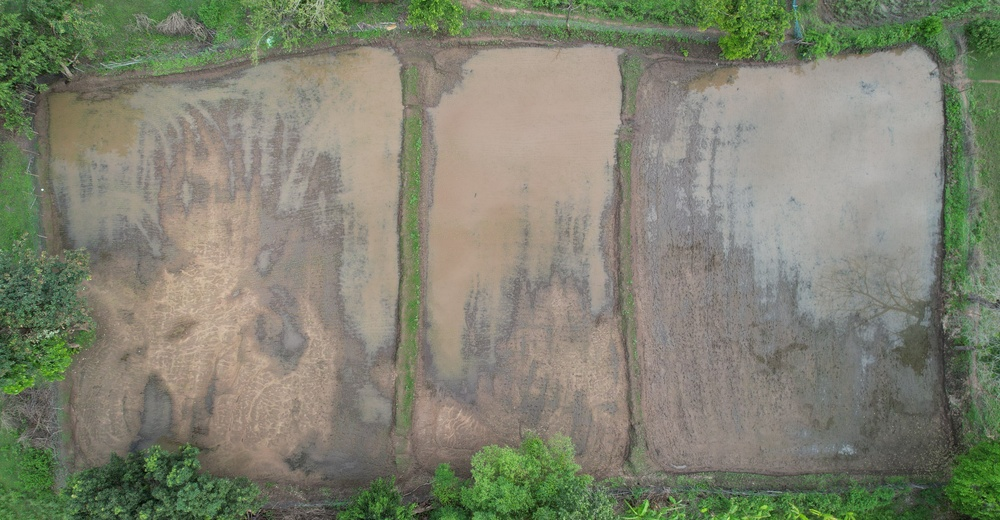
#> input picture Model/ED_Model_02/02_02.JPG, 1000 x 520 px, shrunk from 5472 x 2847 before the run
$ jupyter execute ED_03.ipynb   (older library calls are emulated)
#> lines starting #> are read from the running program, lines starting #| are printed output that depends on the picture; after the words box and inside, x2 and y2 are one past the last pixel; in counts of white or black regions, pixels touching at a corner belong together
#> further down, frame is the input picture: shape (520, 1000, 3); mean B, G, R 112.6, 130.5, 127.9
[cell 1]
import numpy as np
import os
import cv2
import matplotlib.pyplot as plt

[cell 2]
def Canny_detector(img, weak_th=None, strong_th=None):
    """
    Applies Canny edge detection to the input image.

    Args:
    - img: Input image.
    - weak_th: Weak threshold for double thresholding step.
    - strong_th: Strong threshold for double thresholding step.

    Returns:
    - mag: Magnitude of gradients of edges.
    """
    # Conversion of image to grayscale
    if len(img.shape) == 3:  # Ensure input image is grayscale
        img = cv2.cvtColor(img, cv2.COLOR_BGR2GRAY)
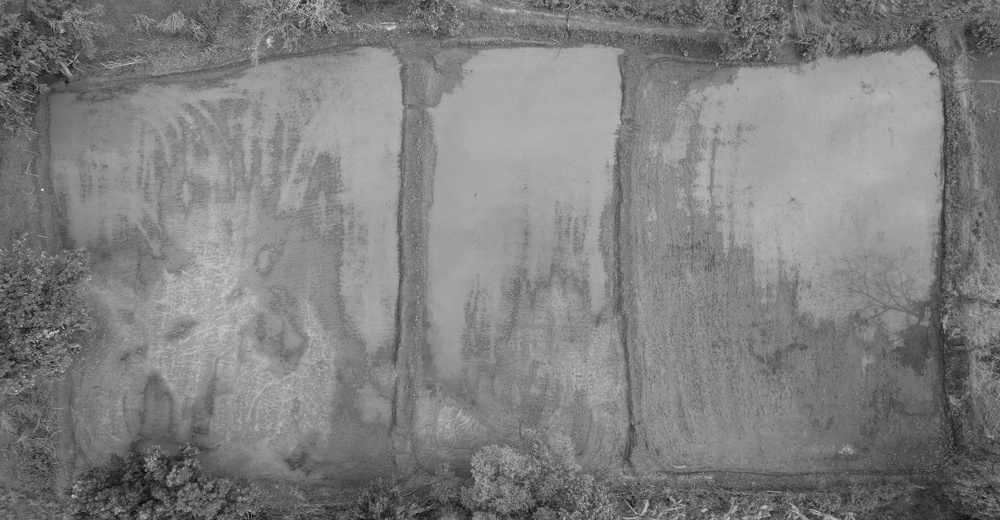
#> img: shape (520, 1000); min 5, max 252, mean 127.7

    # Noise reduction step
    img = cv2.GaussianBlur(img, (5, 5), 1.4)

    # Calculating the gradients
    gx = cv2.Sobel(np.float32(img), cv2.CV_64F, 1, 0, 3)
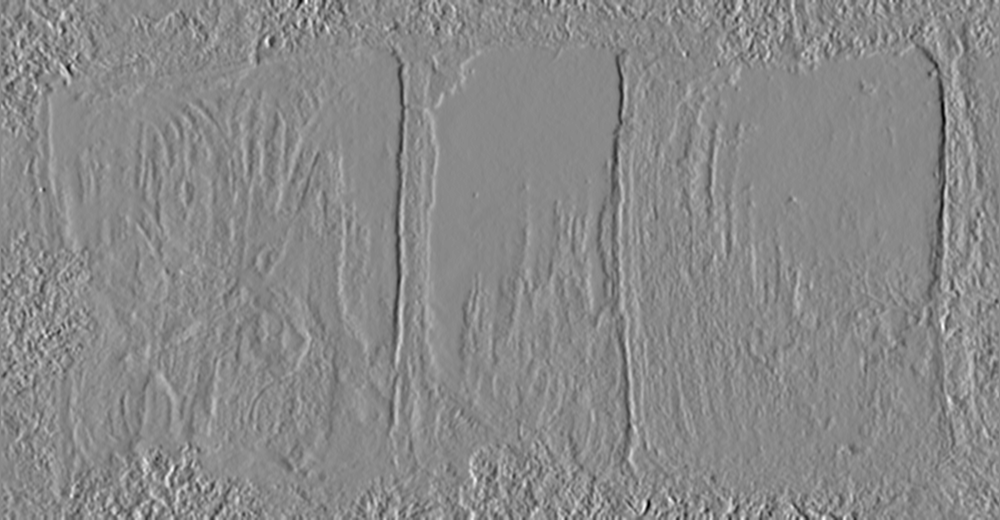
#> gx: shape (520, 1000) float64; min -212, max 182, mean 0.1; drawn with min black and max white
    gy = cv2.Sobel(np.float32(img), cv2.CV_64F, 0, 1, 3)
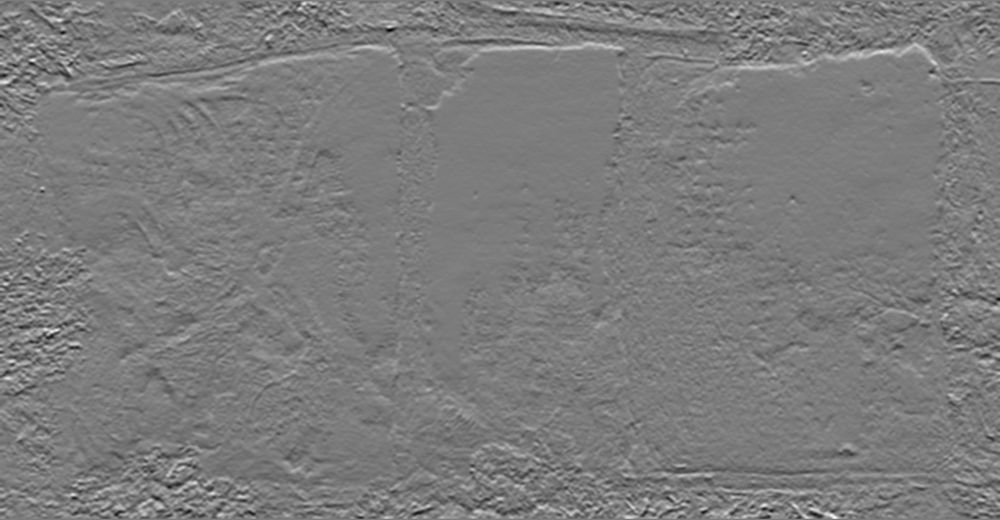
#> gy: shape (520, 1000) float64; min -193, max 202, mean -0.3; drawn with min black and max white

    # Conversion of Cartesian coordinates to polar
    mag, ang = cv2.cartToPolar(gx, gy, angleInDegrees=True)
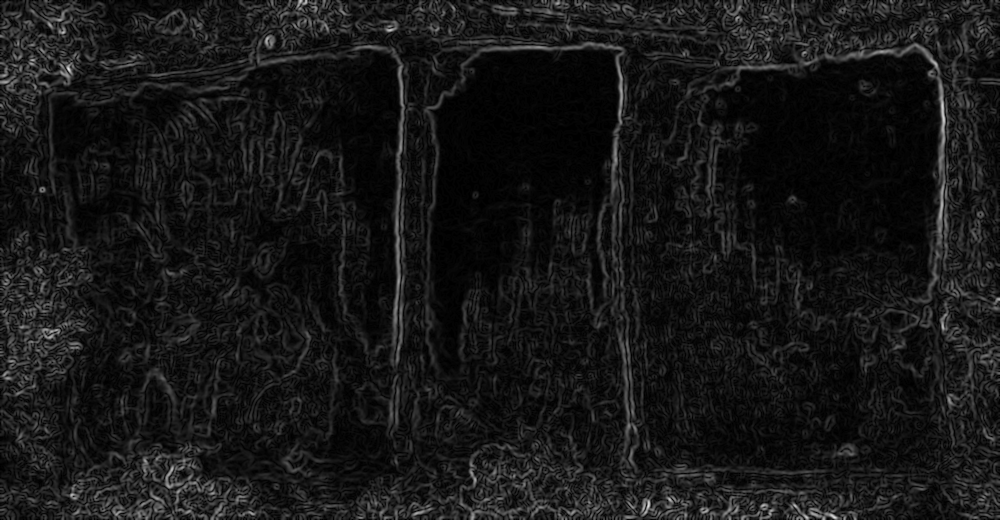
#> mag: shape (520, 1000) float64; min 0, max 224.5, mean 22.9
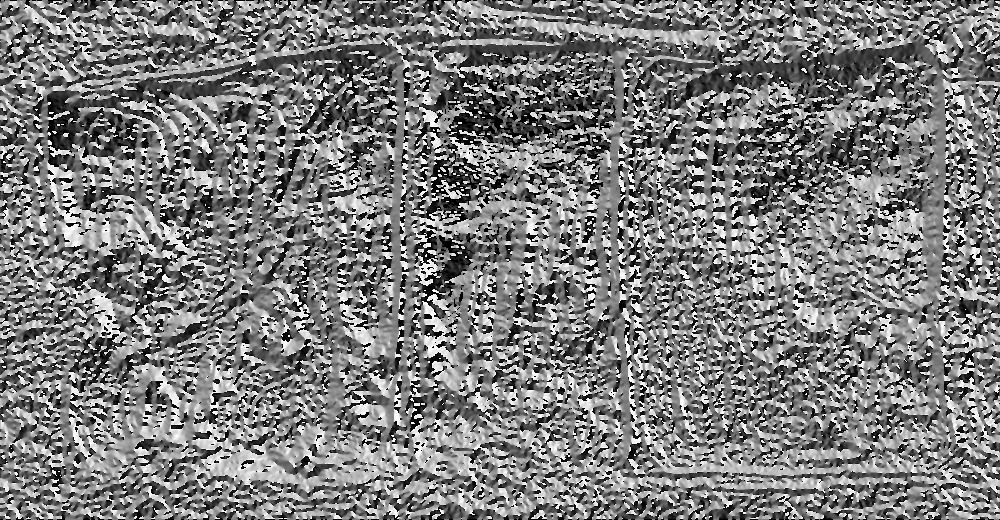
#> ang: shape (520, 1000) float64; min 0, max 359.5, mean 175.9; drawn with min black and max white

    # Setting default thresholds if not provided
    mag_max = np.max(mag)
#> mag_max = 224.5
    if weak_th is None:
        weak_th = mag_max * 0.1
#> weak_th = 22.45
    if strong_th is None:
        strong_th = mag_max * 0.5
#> strong_th = 112.3

    # Double thresholding step
    weak_ids = mag < weak_th
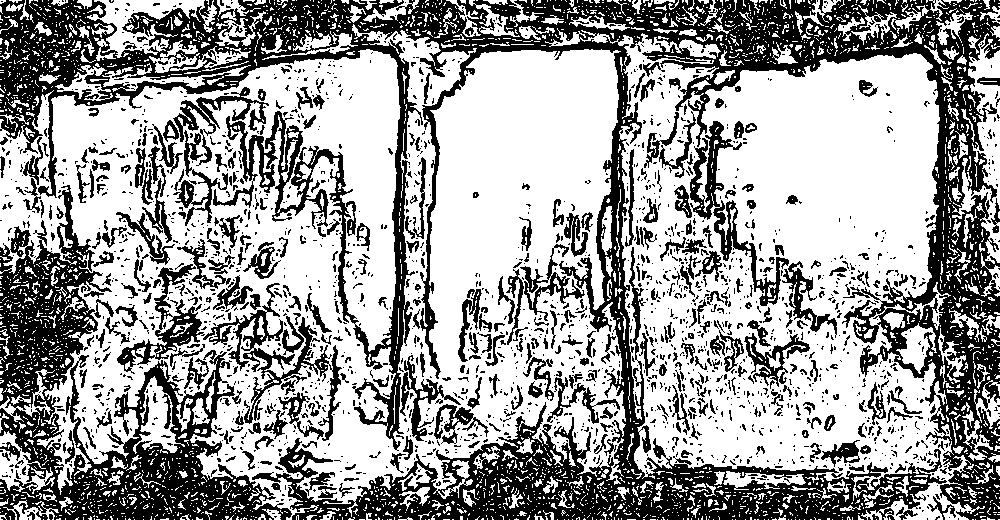
#> weak_ids: shape (520, 1000) bool; 61.6% white; 2161 black regions (1768 under 20 px), largest, box (x1, y1, x2, y2) and area: (0, 0, 1000, 520) 114157, (0, 185, 292, 520) 28676, (203, 283, 342, 441) 3597
    strong_ids = mag > strong_th
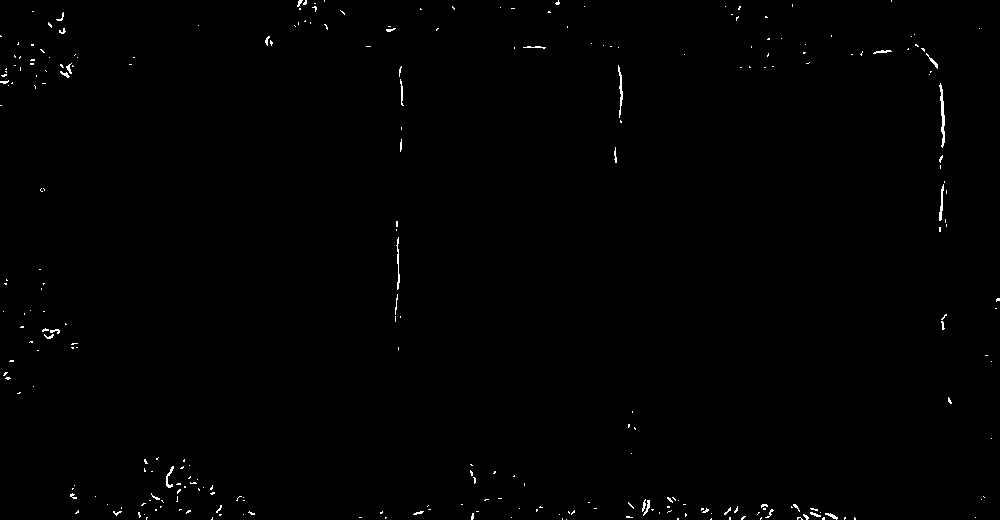
#> strong_ids: shape (520, 1000) bool; 0.49% white in thin lines or dots
    ids = np.zeros_like(img)
    ids[strong_ids] = 2  # Strong edges
    ids[np.logical_and(mag <= strong_th, mag >= weak_th)] = 2  # Weak edges

    # Non-maximum suppression step
    for i in range(1, img.shape[0] - 1):
        for j in range(1, img.shape[1] - 1):
            if ids[i, j] == 2:  # Weak edge
                if np.any(ids[i - 1:i + 2, j - 1:j + 2] == 2):
                    ids[i, j] = 2

    return ids

[cell 3]
frame = cv2.imread('02_02.JPG')

# calling the designed function for
# finding edges
canny_img = Canny_detector(frame)

[cell 4]
# Displaying the input and output image
plt.figure()
f, plots = plt.subplots(2, 1)
plots[0].imshow(frame)
plots[1].imshow(canny_img)
#> figure, not shown here; B, G, R data is drawn as R, G, B

$ run again, with Model/ED_Model_02/02_01.JPG copied over Model/ED_Model_02/02_02.JPG
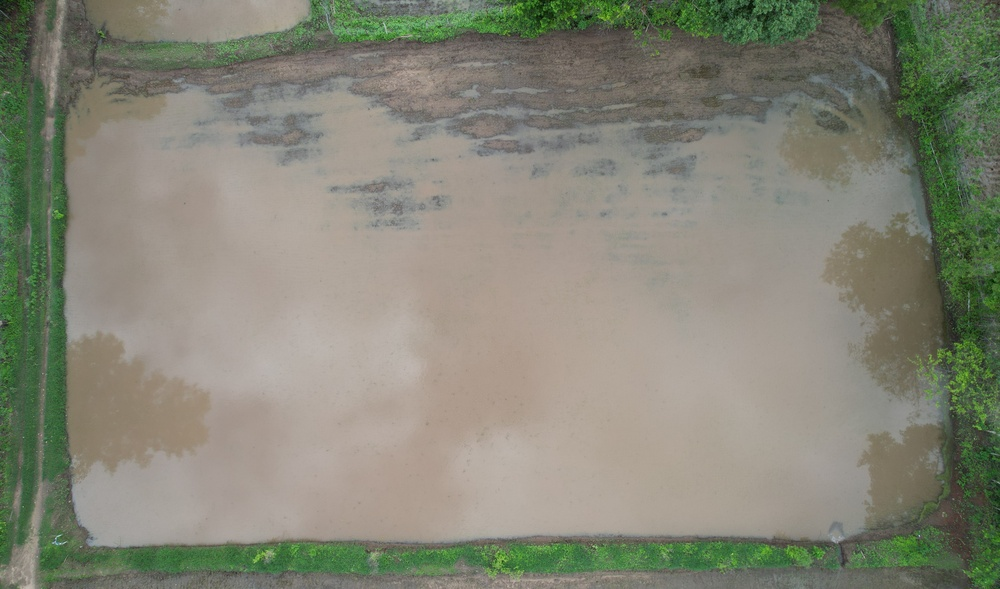
#> input picture Model/ED_Model_02/02_01.JPG, 1000 x 589 px, shrunk from 5472 x 3222 before the run
#> frame is the input picture: shape (589, 1000, 3); mean B, G, R 118.1, 133.3, 132.4
#> mag_max = 164.3
#> weak_th = 16.43
#> strong_th = 82.17
#> in Canny_detector, `weak_ids = mag < weak_th`:
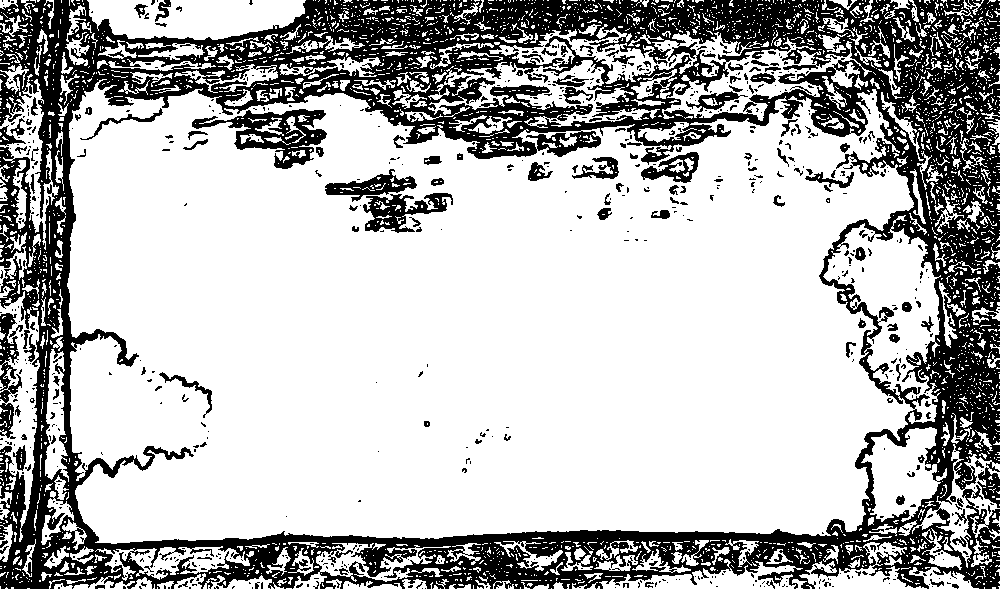
#> weak_ids: shape (589, 1000) bool; 71.2% white; 796 black regions (658 under 20 px), largest, box (x1, y1, x2, y2) and area: (0, 0, 1000, 589) 150310, (192, 109, 327, 169) 3025, (363, 193, 453, 233) 1605
#> in Canny_detector, `strong_ids = mag > strong_th`:
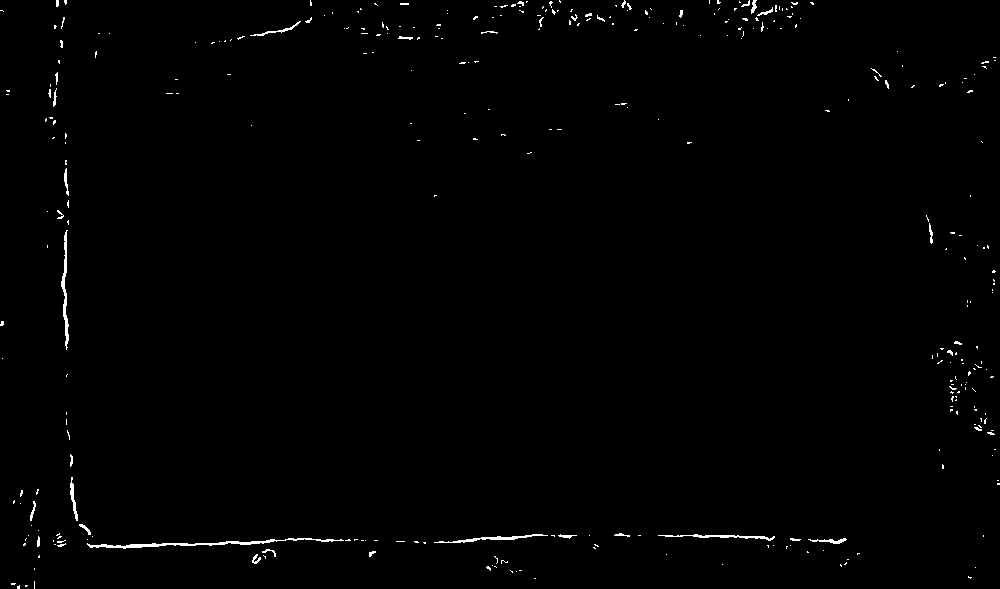
#> strong_ids: shape (589, 1000) bool; 0.73% white in thin lines or dots

$ run again, with Model/ED_Model_02/02_03.JPG copied over Model/ED_Model_02/02_02.JPG
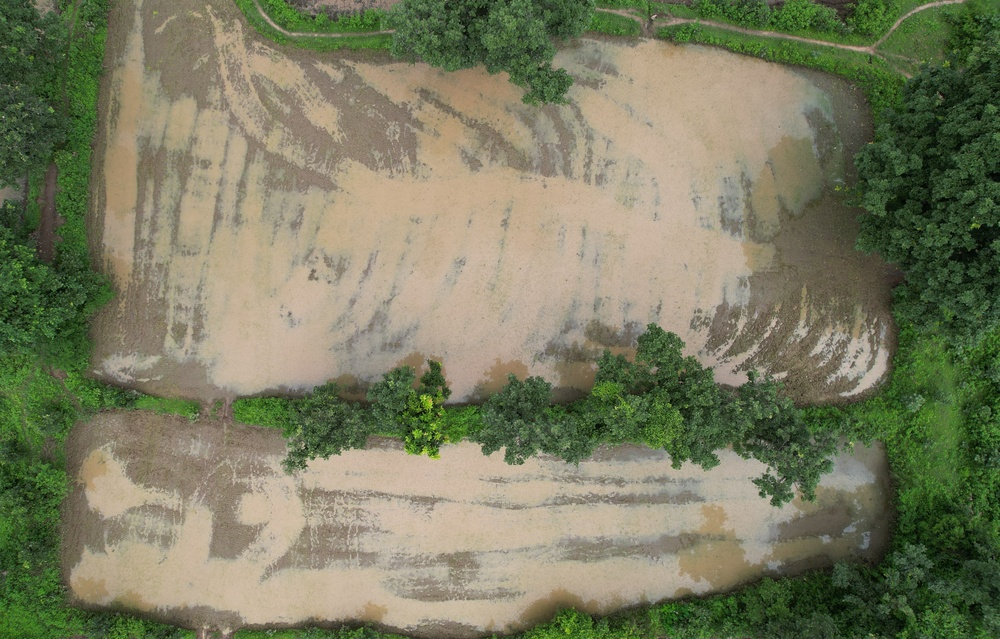
#> input picture Model/ED_Model_02/02_03.JPG, 1000 x 639 px, shrunk from 4905 x 3132 before the run
#> frame is the input picture: shape (639, 1000, 3); mean B, G, R 96.3, 123.5, 121.8
#> mag_max = 242.4
#> weak_th = 24.24
#> strong_th = 121.2
#> in Canny_detector, `weak_ids = mag < weak_th`:
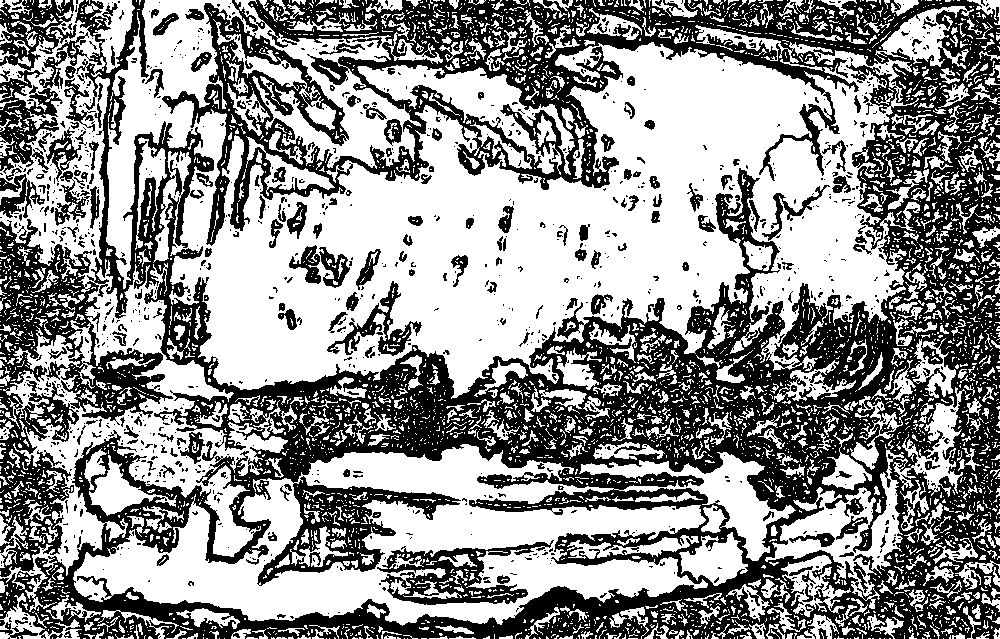
#> weak_ids: shape (639, 1000) bool; 56.6% white; 1262 black regions (1062 under 20 px), largest, box (x1, y1, x2, y2) and area: (0, 0, 1000, 639) 248659, (377, 540, 554, 605) 4253, (327, 281, 422, 356) 1638
#> in Canny_detector, `strong_ids = mag > strong_th`:
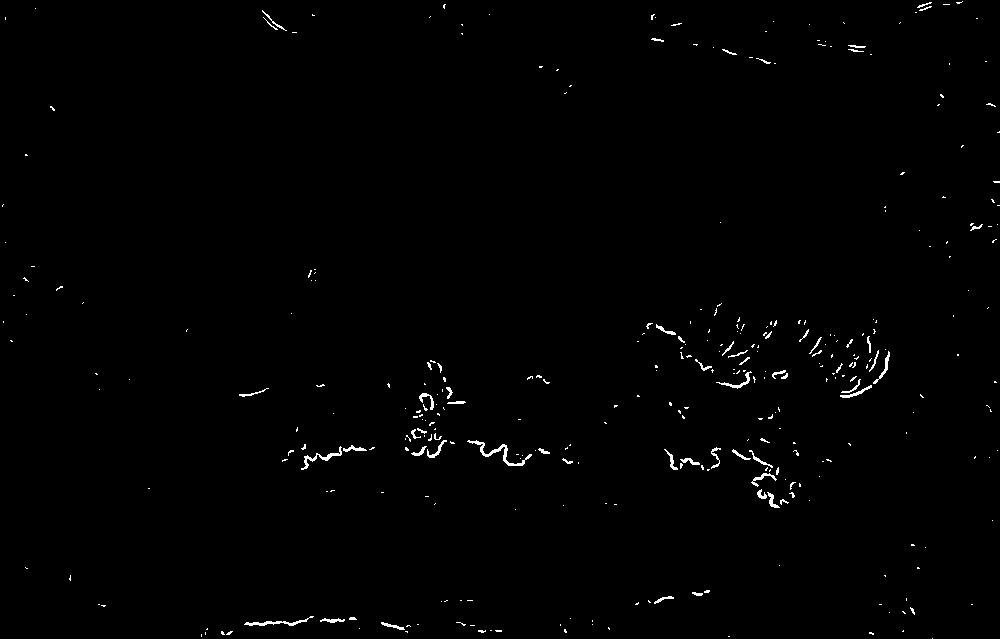
#> strong_ids: shape (639, 1000) bool; 0.75% white in thin lines or dots
